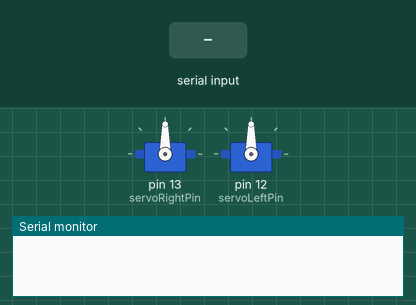
Recording of a sketch running on a simulated Arduino Uno, built with avr-gcc and run on an emulated ATmega328P. On the bench: 2 × servo, the last lines printed to the serial monitor. The test bench sets the inputs (shaded band).

Above: at 1.9 s.
2.0 s: "t" received over the second serial link
At 3.1 s:
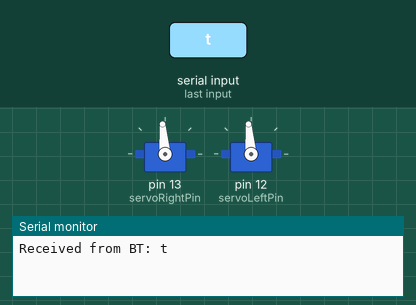
3.5 s: "s" received over the second serial link
At 4.3 s:
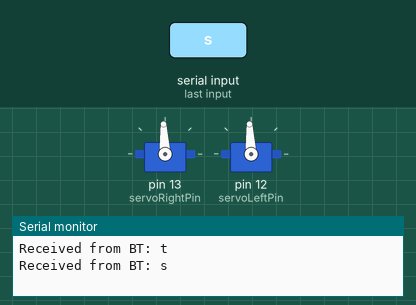
Timing chart, 0 to 6.5 s (numbered marks = the images above; inputs shaded):
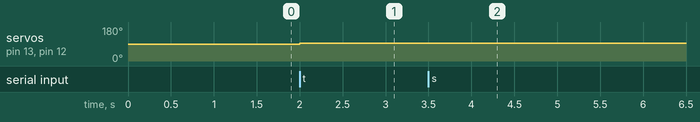

The sketch:

arduino.ino
```cpp
#include <SoftwareSerial.h>
#include "robot.h"

// bluetooth stuff
#define bluetoothTx 3
#define bluetoothRx 4

// ultrasonic stuff
#define triggerPin 5
#define echoPin 6

// servos stuff
#define servoRightPin 13
#define servoLeftPin 12

Servo servoRight;
Servo servoLeft;

robot myRobot = robot();

SoftwareSerial bluetooth(bluetoothTx, bluetoothRx);

void setup() {
  Serial.begin(9600);  // Begin the serial monitor at 9600bps

  myRobot.AttachServos(servoLeftPin, servoRightPin);

  myRobot.InitUltrasonic(triggerPin, echoPin);

  bluetooth.begin(115200);  // The Bluetooth Mate defaults to 115200bps
  bluetooth.print("$");  // Print three times individually
  bluetooth.print("$");
  bluetooth.print("$");  // Enter command mode
  delay(100); // Wait for response
/*
  bluetooth.println("SN,SupercazzolaPrematura"); // set name

  bluetooth.print("$");  // Print three times individually
  bluetooth.print("$");
  bluetooth.print("$");  // Enter command mode
  delay(100);*
  */
  bluetooth.println("U,9600,N");  // Temporarily Change the baud rate to 9600, no parity
  delay(100);

  bluetooth.begin(9600);  // Start bluetooth serial at 9600
  delay(500);
}

void loop() {

  static char k;

  static bool amIRotating = false;

  if(bluetooth.available())  // If the bluetooth sent any characters
  {
    // Send any characters the bluetooth prints to the serial monitor
    k = bluetooth.read();

    if(k == 'd') { // d = distance
      long nowDistance = myRobot.CalcDist();

      String toSend =  "{\"dst\": ";
      toSend += String(nowDistance);
      toSend += "}";

      Serial.println(toSend);
      bluetooth.print(toSend);
    }

    if(k == 't') { // t = toggle rotation
      if(amIRotating) myRobot.StopRotation();
      else myRobot.RotateRightSlow();
      amIRotating = !amIRotating;
    }

    if(k == 's') { // s = stop rotation
      amIRotating = false;
      myRobot.StopRotation();
    }

    if(k == 'b') { // b = benchmark
      bluetooth.print('b');
    }

    Serial.print("Received from BT: ");
    Serial.println(k);

  }
  if(Serial.available())  // If stuff was typed in the serial monitor
  {
    // Send any characters the Serial monitor prints to the bluetooth
    bluetooth.print(Serial.readString());
  }

}
```

robot.cpp
```cpp
#include "Arduino.h"
#include "robot.h"

#define maxTime 1700
#define minTime 1300
#define idleTime 1500

robot::robot(){}

/* ------------------
 *  ULTRASONIC STUFF
 * ------------------
*/
void robot::InitUltrasonic(byte trig, byte echo){
  this->trigPin = trig;
  this->echoPin = echo;
  pinMode(trig, OUTPUT);
  pinMode(echo, INPUT);
}

long robot::Ping()
{
  long duration;
  digitalWrite(this->trigPin, LOW);
  delayMicroseconds(2);
  digitalWrite(this->trigPin, HIGH);
  delayMicroseconds(10);
  digitalWrite(this->trigPin, LOW);
  delayMicroseconds(100);
  duration = pulseIn(this->echoPin, HIGH, 25000); // pin | status to read | 25.000 us = 25 ms ; after timeout returns 0
  return duration;
}

long robot::CalcDist()
{
  long dist = this->Ping()/58; //returns cm

  //if(dist<=0) return 90;

  return dist;
}

/* --------------
 *  SERVOS STUFF
 * --------------
*/
void robot::AttachServos(byte leftPin, byte rightPin){
  this->servoRight.attach(rightPin);
  this->servoLeft.attach(leftPin);
}

void robot::DetachServos(){
  this->servoRight.detach();
  this->servoLeft.detach();
}

void robot::RotateRight(){
  this->servoRight.writeMicroseconds(maxTime);
  this->servoLeft.writeMicroseconds(maxTime);
}
void robot::RotateRightSlow(){
  this->servoRight.writeMicroseconds(maxTime-180);
  this->servoLeft.writeMicroseconds(maxTime-180);
}

void robot::StopRotation(){
  this->servoRight.writeMicroseconds(idleTime);
  this->servoLeft.writeMicroseconds(idleTime);
}

void robot::GoAhead(){
  this->servoRight.writeMicroseconds(maxTime-100);
  this->servoLeft.writeMicroseconds(minTime+100);
}
```

robot.h
```cpp
#ifndef ROBOT_H
#define ROBOT_H

#include "Arduino.h"
#include <Servo.h>
#include <math.h> // (no semicolon)

class robot
{
  public:
    robot();

    // ultrasonic stuff
    void InitUltrasonic(byte, byte);
    long Ping(); // returns us
    long CalcDist(); // returns mm

    // servos stuff
    void AttachServos(byte, byte);
    void DetachServos();
    void RotateRight();
    void RotateRightSlow();
    void StopRotation();
    void GoAhead();

  private:
    byte trigPin, echoPin; // for ultrasonic sensor

    Servo servoRight, servoLeft; // for servos
};


#endif
```

Measured:
- after the input at 2.0 s, servo on pin 13 (servoRightPin), servo on pin 12 (servoLeftPin): 90° → 95° at once
- after the input at 3.5 s, servo on pin 13 (servoRightPin), servo on pin 12 (servoLeftPin): 95° → 93° at once
